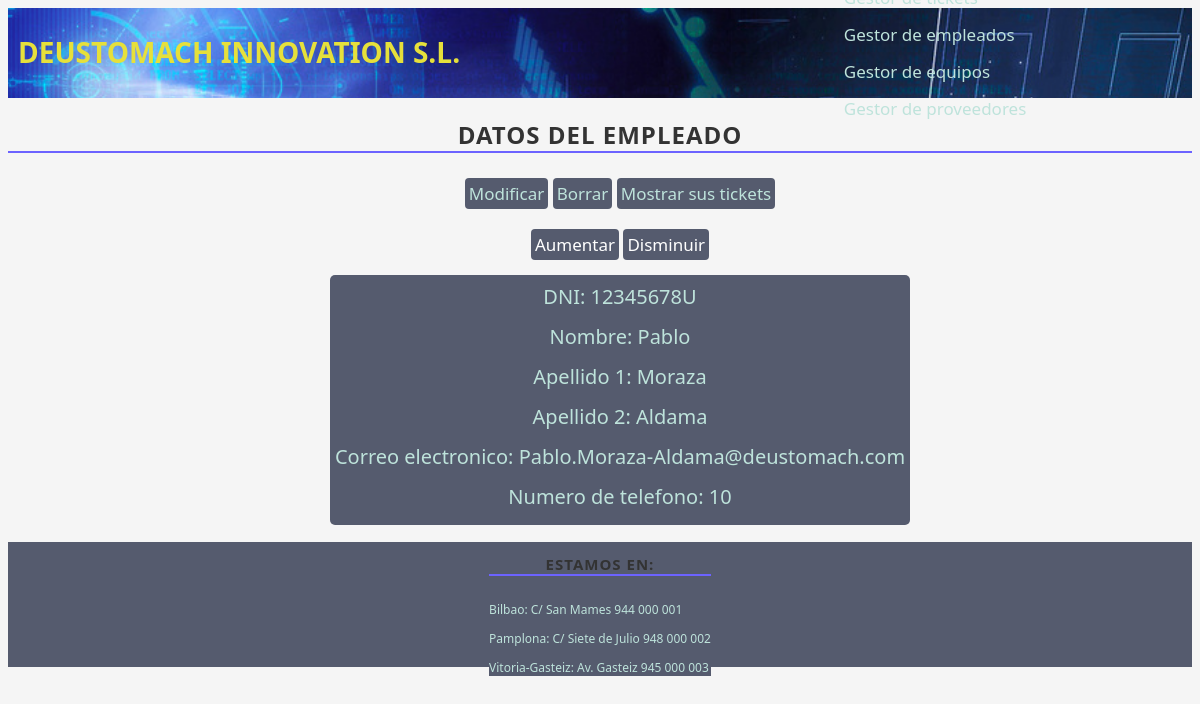
/aplicacion/empleados/3/, run on an earlier commit of the app's database.
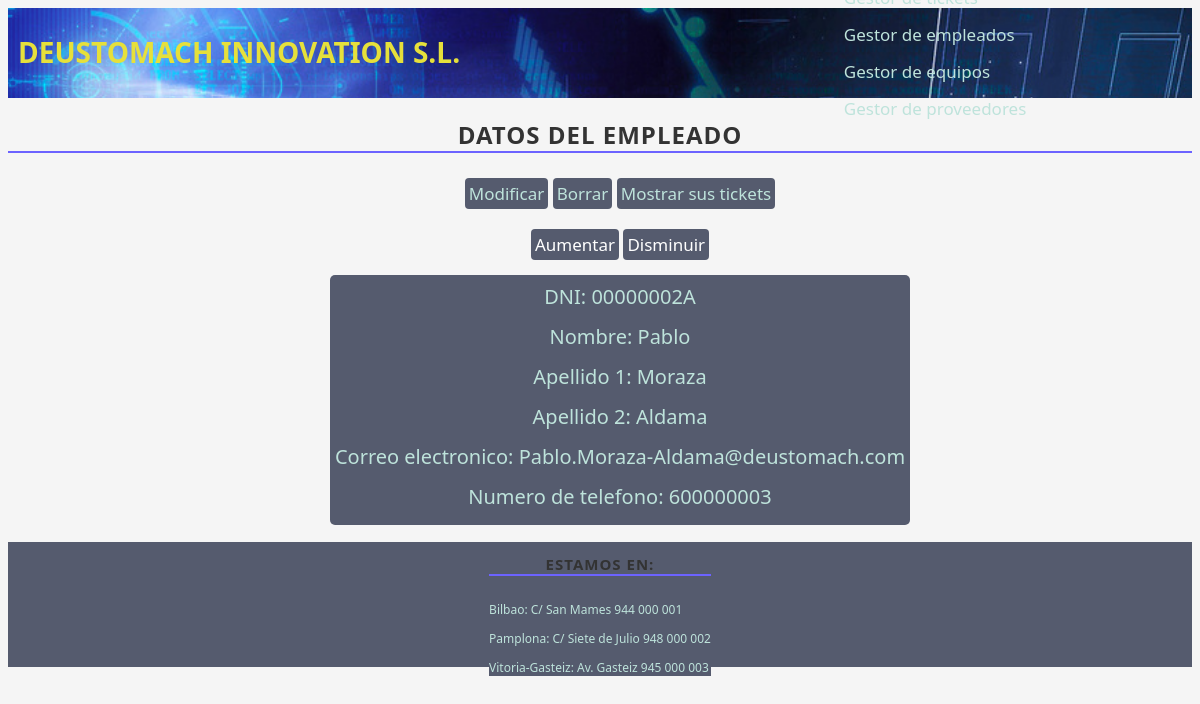
And on a later commit of the database.
### app_reto1/models.py (models this page shows, shortened)
class Empleado(models.Model):
    DNI = models.CharField(max_length=9)
    nombre = models.CharField(max_length=20)
    apellido1 = models.CharField(max_length=20)
    apellido2 = models.CharField(max_length=20, null=True, blank=True)
    email = models.EmailField()
    telefono = models.IntegerField()

### app_reto1/views.py (the view)
# urls.py: path("empleados/<int:empleado_id>/", views.show_empleado, name="detalleempleado"),
def show_empleado(request, empleado_id):
    empleado = get_object_or_404(Empleado, pk=empleado_id)
    context = {"empleado": empleado}
    return render(request, "empleado_descripcion.html", context)

### app_reto1/templates/empleado_descripcion.html (shortened to what this page needs)
{% extends "base.html" %}
{% block contenido %}
<h2>Datos del Empleado</h2>
{% if empleado %}
<ul class="descripciongeneral">
    <div class="botones_descripcion">
        <button class="boton"><a class="enlace" href="/aplicacion/empleados/{{empleado.id}}/update">
                Modificar</a></button>
        <button class="boton"><a class="enlace" href="/aplicacion/empleados/{{empleado.id}}/delete"> Borrar</a></button>
        <button class="boton"><a class="enlace" href="/aplicacion/empleados/{{empleado.id}}/tickets"> Mostrar sus
                tickets </a></button>
    </div>
    <div>
        <button class="boton" id="aumentar">Aumentar</button>
        <button class="boton" id="disminuir">Disminuir</button>
    </div>
    <div id="tamanos">
        <div class="descripciones">
            <li>
                DNI: {{ empleado.DNI}}
            </li>
            <li>
                Nombre: {{ empleado.nombre}}
            </li>
            <li>
                Apellido 1: {{ empleado.apellido1}}
            </li>
            <li>
                Apellido 2: {{ empleado.apellido2}}
            </li>
            <li>
                Correo electronico: {{ empleado.email}}
            </li>
            <li>
                Numero de telefono: {{ empleado.telefono}}
            </li>
        </div>
    </div>
</ul>
{% else %}
<p>No existe este Empleado.</p>
{% endif %}
{% endblock %}

What changed in the data, as far as the page shows it:
changed Empleado "Pablo": DNI "12345678U" → "00000002A"; telefono "10" → "600000003"
